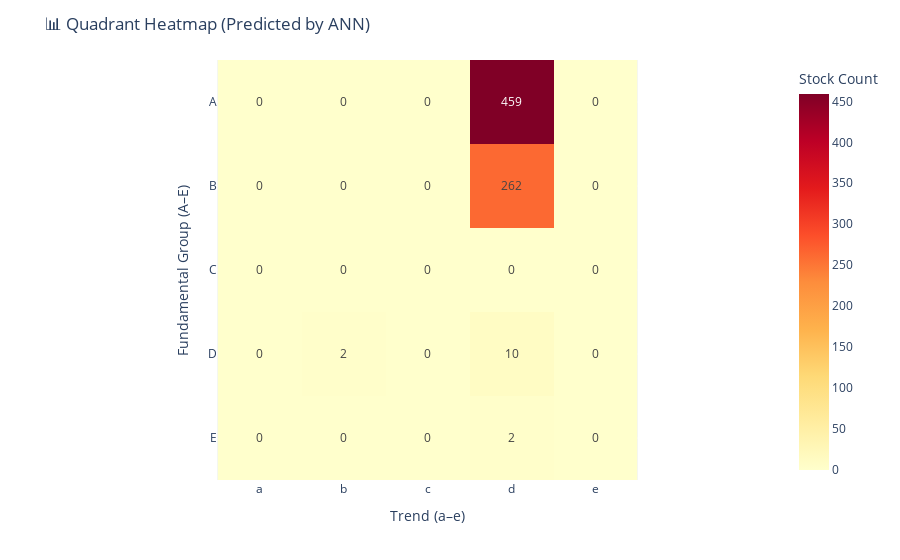

Here is the notebook cell this chart was saved with:
### Code cell
import pandas as pd
import plotly.express as px

# ✅ นับจำนวนหุ้นที่ถูกทำนายแต่ละ Quadrant
quadrant_counts = df_all_results["Predicted Quadrant"].value_counts().sort_index()

# ✅ เตรียม DataFrame 5x5 (A–E × a–e)
financial_levels = ["A","B","C","D","E"]
trend_levels = ["a","b","c","d","e"]
heatmap_data = pd.DataFrame(0, index=financial_levels, columns=trend_levels)

# เติมค่า count ลงในตาราง
for q, count in quadrant_counts.items():
    fin = q[0]   # เช่น "A"
    trend = q[1] # เช่น "a"
    heatmap_data.loc[fin, trend] = count

# ✅ วาด Heatmap
fig = px.imshow(
    heatmap_data,
    labels=dict(x="Trend (a–e)", y="Fundamental Group (A–E)", color="Stock Count"),
    x=trend_levels,
    y=financial_levels,
    color_continuous_scale="YlOrRd",
    text_auto=True  # แสดงจำนวนในแต่ละช่อง
)

fig.update_layout(title="📊 Quadrant Heatmap (Predicted by ANN)")
fig.show()

### Figure 1 — Plotly figure (JSON) as saved in the notebook; plotly's stock layout.template omitted (floating-point values rounded to 4 significant figures)
{"data": [{"coloraxis": "coloraxis", "hovertemplate": "Trend (a–e): %{x}<br>Fundamental Group (A–E): %{y}<br>Stock Count: %{z}<extra></extra>", "name": "0", "texttemplate": "%{z}", "type": "heatmap", "x": ["a", "b", "c", "d", "e"], "xaxis": "x", "y": ["A", "B", "C", "D", "E"], "yaxis": "y", "z": [[0, 0, 0, 459, 0], [0, 0, 0, 262, 0], [0, 0, 0, 0, 0], [0, 2, 0, 10, 0], [0, 0, 0, 2, 0]]}], "layout": {"coloraxis": {"colorbar": {"title": {"text": "Stock Count"}}, "colorscale": [[0, "rgb(255,255,204)"], [0.125, "rgb(255,237,160)"], [0.25, "rgb(254,217,118)"], [0.375, "rgb(254,178,76)"], [0.5, "rgb(253,141,60)"], [0.625, "rgb(252,78,42)"], [0.75, "rgb(227,26,28)"], [0.875, "rgb(189,0,38)"], [1, "rgb(128,0,38)"]]}, "margin": {"t": 60}, "title": {"text": "📊 Quadrant Heatmap (Predicted by ANN)"}, "xaxis": {"anchor": "y", "constrain": "domain", "domain": [0, 1], "scaleanchor": "y", "title": {"text": "Trend (a–e)"}}, "yaxis": {"anchor": "x", "autorange": "reversed", "constrain": "domain", "domain": [0, 1], "title": {"text": "Fundamental Group (A–E)"}}}}
